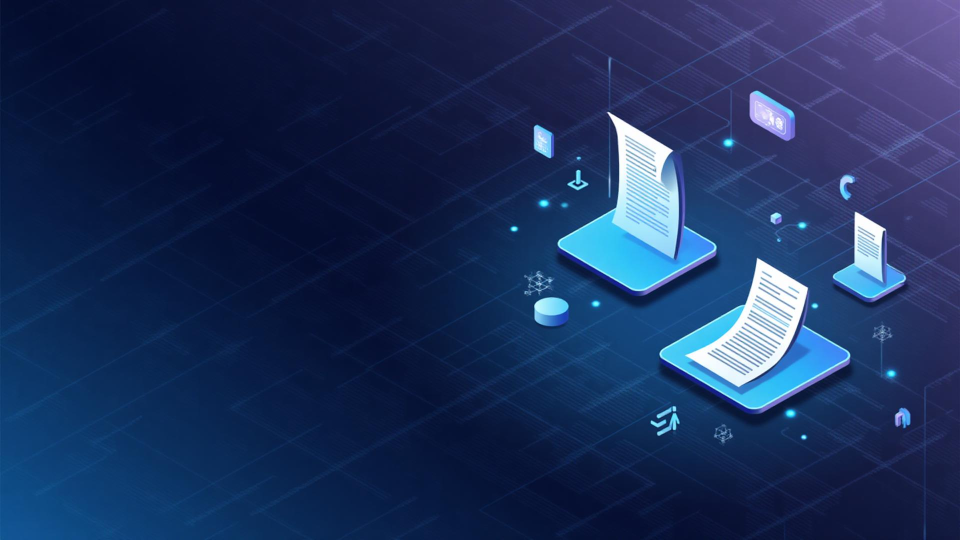
#> input picture frontend/src/assets/hero-bg.jpg, 1920 x 1080 px (shown at 1/2 size)
$ python compose_thumbnail.py --input ../../../../frontend/src/assets/hero-bg.jpg --output out.png
#> lines starting #> are read from the running program, lines starting #| are printed output that depends on the picture
#!/usr/bin/env python3
"""Compose source artwork into a Papers With Code portrait thumbnail."""

from __future__ import annotations

import argparse
from pathlib import Path

from PIL import Image, ImageDraw, ImageFont


WIDTH = 400
HEIGHT = 550


def parse_color(value: str) -> tuple[int, int, int]:
    value = value.strip().lstrip("#")
    if len(value) != 6:
        raise argparse.ArgumentTypeError("colors must use six-digit hex notation")
    try:
        return tuple(int(value[index : index + 2], 16) for index in (0, 2, 4))
    except ValueError as exc:
        raise argparse.ArgumentTypeError("invalid hex color") from exc


def gradient(top: tuple[int, int, int], bottom: tuple[int, int, int]) -> Image.Image:
    image = Image.new("RGB", (WIDTH, HEIGHT))
    draw = ImageDraw.Draw(image)
    for y in range(HEIGHT):
        mix = y / (HEIGHT - 1)
        color = tuple(round(a * (1 - mix) + b * mix) for a, b in zip(top, bottom))
        draw.line((0, y, WIDTH, y), fill=color)
    return image.convert("RGBA")


def load_font(size: int) -> ImageFont.FreeTypeFont | ImageFont.ImageFont:
    path = Path("/usr/share/fonts/truetype/dejavu/DejaVuSans-Bold.ttf")
    return (
        ImageFont.truetype(str(path), size)
        if path.exists()
        else ImageFont.load_default(size=size)
    )


def main() -> None:
    parser = argparse.ArgumentParser()
    parser.add_argument("--input", required=True, type=Path)
    parser.add_argument("--output", required=True, type=Path)
    parser.add_argument("--title")
    parser.add_argument("--background", default="#f8f7fb,#f3f5f8")
    parser.add_argument("--quality", type=int, default=90)
    args = parser.parse_args()

    colors = args.background.split(",")
    if len(colors) != 2:
        parser.error("--background must be TOP_HEX,BOTTOM_HEX")
    top, bottom = map(parse_color, colors)

    source = Image.open(args.input).convert("RGBA")
    title_lines = args.title.split("\n") if args.title else []
    art_box = (360, 350 if title_lines else 430)
    scale = min(art_box[0] / source.width, art_box[1] / source.height)
#> scale = 0.188
    art = source.resize(
        (max(1, round(source.width * scale)), max(1, round(source.height * scale))),
        Image.Resampling.LANCZOS,
    )
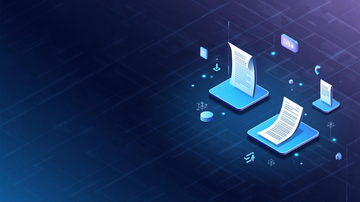
#> art: PIL image 360x202 RGBA; mean R, G, B, A 28.4, 48.5, 90.9, 255

    canvas = gradient(top, bottom)
#> in gradient, `image = Image.new("RGB", (WIDTH, HEIGHT))`: image: PIL image 400x550 RGB; every value is 0
#> in gradient, `return image.convert("RGBA")`:
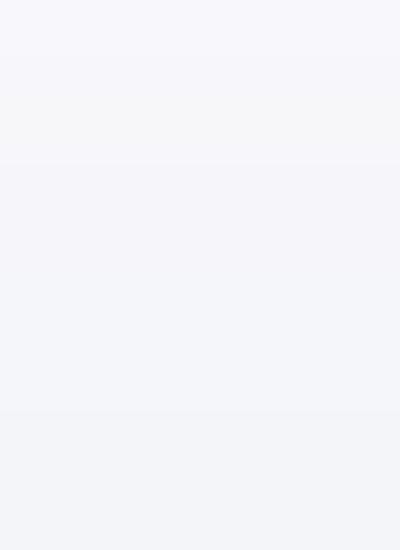
#> returned value: PIL image 400x550 RGBA; mean R, G, B, A 245.5, 246, 249.5, 255
    art_area_height = 390 if title_lines else HEIGHT
    x = (WIDTH - art.width) // 2
#> x = 20
    y = max(24, (art_area_height - art.height) // 2)
#> y = 174
    canvas.alpha_composite(art, (x, y))
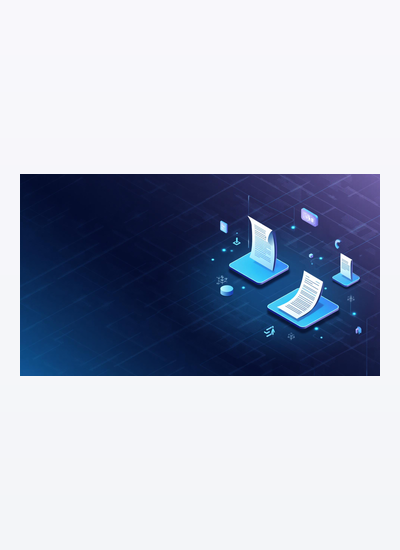
#> canvas: PIL image 400x550 RGBA; mean R, G, B, A 173.8, 180.7, 197.1, 255

    if title_lines:
        draw = ImageDraw.Draw(canvas)
        size = 36 if max(map(len, title_lines)) <= 16 else 30
        font = load_font(size)
        line_height = size + 7
        block_height = len(title_lines) * line_height - 7
        start_y = 420 + max(0, (95 - block_height) // 2)
        for index, line in enumerate(title_lines):
            bounds = draw.textbbox((0, 0), line, font=font)
            draw.text(
                ((WIDTH - (bounds[2] - bounds[0])) // 2, start_y + index * line_height),
                line,
                font=font,
                fill=(27, 29, 36, 255),
            )

    args.output.parent.mkdir(parents=True, exist_ok=True)
    canvas.convert("RGB").save(args.output, "JPEG", quality=args.quality, optimize=True)
    print(args.output)


if __name__ == "__main__":
    main()
